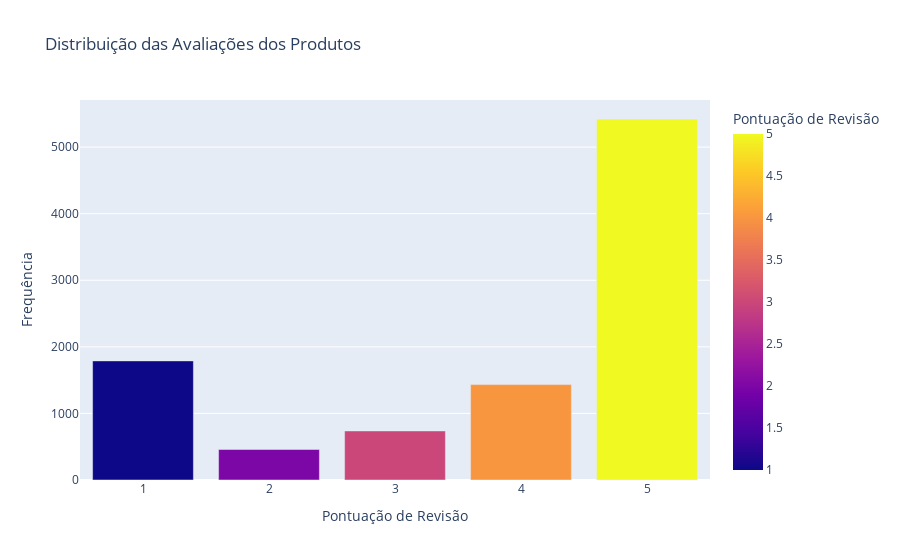
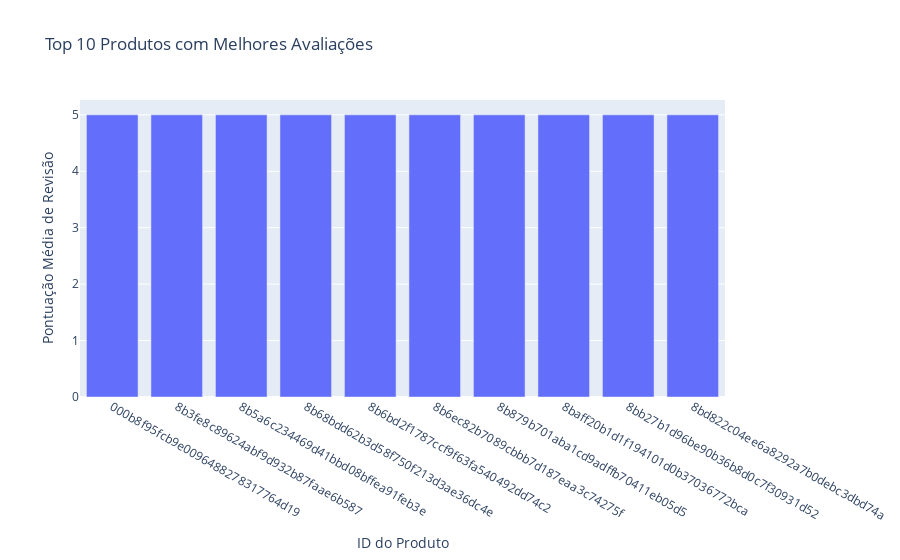
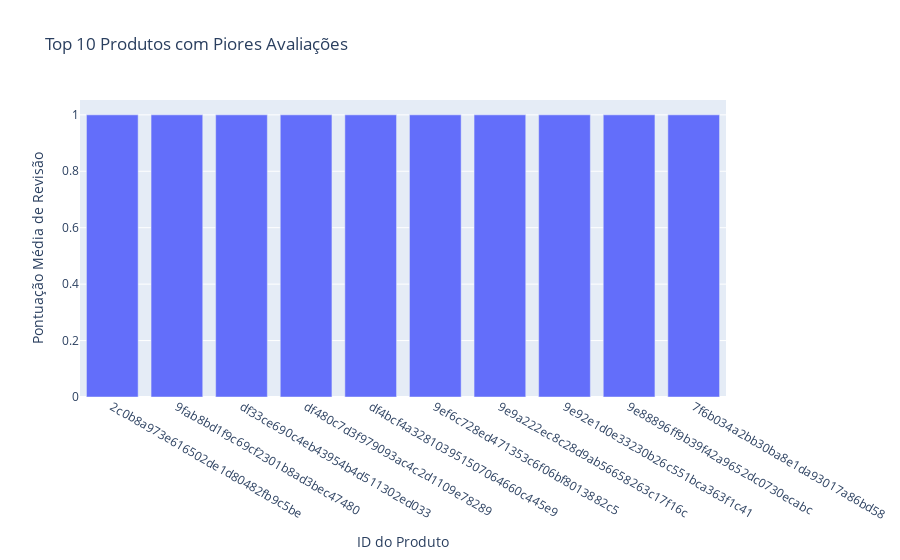
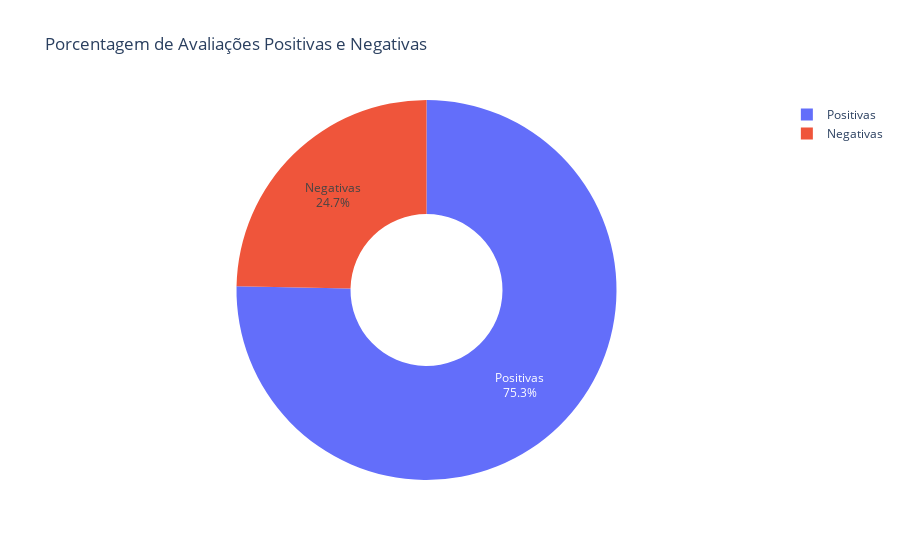

Notebook cell for these charts, in order:
### Code cell
import pandas as pd
import plotly.express as px
from tabulate import tabulate

# Carregar o conjunto de dados
df_reviews_dataset = pd.read_csv('assets/olist_order_reviews_dataset.csv', encoding='latin1')
df_reviews_dataset = df_reviews_dataset.dropna()

# Renomear colunas
df_reviews_dataset = df_reviews_dataset.rename(columns={
    'review_id': 'ID_de_revisao',
    'order_id': 'ID_pedido',
    'review_score': 'Pontuacao_de_revisao',
    'review_comment_title': 'Titulo_de_comentario',
    'review_comment_message': 'Comentario',
    'review_creation_date': 'Data_de_criacao',
    'review_answer_timestamp': 'Data_de_registro'
})

# Mostrar o dataset
display(df_reviews_dataset)

# Analisar a distribuição das avaliações dos produtos
distribution = df_reviews_dataset['Pontuacao_de_revisao'].value_counts().sort_index()

print("Distribuição das Avaliações dos Produtos:")
display(distribution)

import pandas as pd
import plotly.express as px

# Definindo as cores para cada pontuação de revisão
cores = {
    1: 'red', 
    2: 'orange', 
    3: 'yellow', 
    4: 'green',  
    5: 'blue'    
}

# Criando uma nova coluna 'Cor' com base na pontuação de revisão
df_reviews_dataset['Cor'] = df_reviews_dataset['Pontuacao_de_revisao'].map(cores)

# Agrupando os dados pela pontuação de revisão e contando a frequência
distribution = df_reviews_dataset.groupby('Pontuacao_de_revisao').size().reset_index(name='Frequência')

# Plotar a distribuição das avaliações com cores específicas
fig = px.bar(distribution, x='Pontuacao_de_revisao', y='Frequência', color='Pontuacao_de_revisao',
             labels={'Pontuacao_de_revisao': 'Pontuação de Revisão', 'Frequência': 'Frequência'},
             title='Distribuição das Avaliações dos Produtos',
             color_discrete_map=cores)  # Mapeando as cores diretamente no Plotly Express
fig.show()


# Carregar o conjunto de dados de pedidos para ligar com produtos
df_order_items = pd.read_csv('assets/olist_order_items_dataset.csv', encoding='latin1')

# Renomear colunas no conjunto de dados de itens de pedidos
df_order_items = df_order_items.rename(columns={
    'order_id': 'ID_pedido',
    'product_id': 'ID_produto',
    'order_item_id': 'ID_item_pedido',
    'shipping_limit_date': 'Data_limite_envio',
    'price': 'Preco',
    'freight_value': 'Valor_frete'
})

# Combinar os datasets de revisões e itens de pedidos
df_combined = pd.merge(df_reviews_dataset, df_order_items, on='ID_pedido')

# Calcular a média das pontuações das revisões por produto
avg_reviews_by_product = df_combined.groupby('ID_produto')['Pontuacao_de_revisao'].mean().sort_values(ascending=False)

print("\nProdutos com Melhores Avaliações:\n")
display(avg_reviews_by_product.head(10))

# Plotar as melhores avaliações
fig = px.bar(x=avg_reviews_by_product.head(10).index, y=avg_reviews_by_product.head(10).values,
             labels={'x': 'ID do Produto', 'y': 'Pontuação Média de Revisão'},
             title='Top 10 Produtos com Melhores Avaliações')
fig.show()

print("\nProdutos com Piores Avaliações:\n")
display(avg_reviews_by_product.tail(10))
print("\n")

# Plotar as piores avaliações
fig = px.bar(x=avg_reviews_by_product.tail(10).index, y=avg_reviews_by_product.tail(10).values,
             labels={'x': 'ID do Produto', 'y': 'Pontuação Média de Revisão'},
             title='Top 10 Produtos com Piores Avaliações')
fig.show()
# Calcular o total de avaliações
total_geral = df_reviews_dataset.shape[0]

# Calcular o total de avaliações positivas (pontuação 4 ou 5)
total_positivas = df_reviews_dataset[df_reviews_dataset['Pontuacao_de_revisao'] >= 4].shape[0]

# Calcular o total de avaliações negativas (pontuação 1 ou 2)
total_negativas = df_reviews_dataset[df_reviews_dataset['Pontuacao_de_revisao'] <= 2].shape[0]

# Calcular as porcentagens de avaliações positivas e negativas em relação ao total de avaliações
porcentagem_positivas = (total_positivas / total_geral) * 100
porcentagem_negativas = (total_negativas / total_geral) * 100

# Criar um DataFrame para os dados do gráfico de pizza
dados_grafico = pd.DataFrame({
    'Tipo de Avaliação': ['Positivas', 'Negativas'],
    'Porcentagem': [porcentagem_positivas, porcentagem_negativas]
})

# Plotar o gráfico de pizza
fig = px.pie(dados_grafico, values='Porcentagem', names='Tipo de Avaliação',
             title='Porcentagem de Avaliações Positivas e Negativas')
fig.update_traces(textinfo='percent+label', hole=0.4)  # Adiciona rótulos de porcentagem e define a espessura do gráfico
fig.show()

# Exibir o total de avaliações
print(f"Total de Avaliações: {total_geral}")

### Figure 1 — Plotly figure (JSON) as saved in the notebook; plotly's stock layout.template omitted (floating-point values rounded to 4 significant figures)
{"data": [{"alignmentgroup": "True", "hovertemplate": "Pontuação de Revisão=%{marker.color}<br>Frequência=%{y}<extra></extra>", "legendgroup": "", "marker": {"color": [1, 2, 3, 4, 5], "coloraxis": "coloraxis", "pattern": {"shape": ""}}, "name": "", "offsetgroup": "", "orientation": "v", "showlegend": false, "textposition": "auto", "type": "bar", "x": [1, 2, 3, 4, 5], "xaxis": "x", "y": [1789, 458, 737, 1433, 5422], "yaxis": "y"}], "layout": {"barmode": "relative", "coloraxis": {"colorbar": {"title": {"text": "Pontuação de Revisão"}}, "colorscale": [[0, "#0d0887"], [0.1111, "#46039f"], [0.2222, "#7201a8"], [0.3333, "#9c179e"], [0.4444, "#bd3786"], [0.5556, "#d8576b"], [0.6667, "#ed7953"], [0.7778, "#fb9f3a"], [0.8889, "#fdca26"], [1, "#f0f921"]]}, "legend": {"tracegroupgap": 0}, "title": {"text": "Distribuição das Avaliações dos Produtos"}, "xaxis": {"anchor": "y", "domain": [0, 1], "title": {"text": "Pontuação de Revisão"}}, "yaxis": {"anchor": "x", "domain": [0, 1], "title": {"text": "Frequência"}}}}

### Figure 2 — Plotly figure (JSON) as saved in the notebook; plotly's stock layout.template omitted (floating-point values rounded to 4 significant figures)
{"data": [{"alignmentgroup": "True", "hovertemplate": "ID do Produto=%{x}<br>Pontuação Média de Revisão=%{y}<extra></extra>", "legendgroup": "", "marker": {"color": "#636efa", "pattern": {"shape": ""}}, "name": "", "offsetgroup": "", "orientation": "v", "showlegend": false, "textposition": "auto", "type": "bar", "x": ["000b8f95fcb9e0096488278317764d19", "8b3fe8c89624abf9d932b87faae6b587", "8b5a6c234469d41bbd08bffea91feb3e", "8b68bdd62b3d58f750f213d3ae36dc4e", "8b6bd2f1787ccf9f63fa540492dd74c2", "8b6ec82b7089cbbb7d187eaa3c74275f", "8b879b701aba1cd9adffb70411eb05d5", "8baff20b1d1f194101d0b37036772bca", "8bb27b1d96be90b36b8d0c7f30931d52", "8bd822c04ee6a8292a7b0debc3dbd74a"], "xaxis": "x", "y": [5, 5, 5, 5, 5, 5, 5, 5, 5, 5], "yaxis": "y"}], "layout": {"barmode": "relative", "legend": {"tracegroupgap": 0}, "title": {"text": "Top 10 Produtos com Melhores Avaliações"}, "xaxis": {"anchor": "y", "domain": [0, 1], "title": {"text": "ID do Produto"}}, "yaxis": {"anchor": "x", "domain": [0, 1], "title": {"text": "Pontuação Média de Revisão"}}}}

### Figure 3 — Plotly figure (JSON) as saved in the notebook; plotly's stock layout.template omitted (floating-point values rounded to 4 significant figures)
{"data": [{"alignmentgroup": "True", "hovertemplate": "ID do Produto=%{x}<br>Pontuação Média de Revisão=%{y}<extra></extra>", "legendgroup": "", "marker": {"color": "#636efa", "pattern": {"shape": ""}}, "name": "", "offsetgroup": "", "orientation": "v", "showlegend": false, "textposition": "auto", "type": "bar", "x": ["2c0b8a973e616502de1d80482fb9c5be", "9fab8bd1f9c69cf2301b8ad3bec47480", "df33ce690c4eb43954b4d511302ed033", "df480c7d3f979093ac4c2d1109e78289", "df4bcf4a328103951507064660c445e9", "9ef6c728ed471353c6f06bf8013882c5", "9e9a222ec8c28d9ab56658263c17f16c", "9e92e1d0e33230b26c551bca363f1c41", "9e88896ff9b39f42a9652dc0730ecabc", "7f6b034a2bb30ba8e1da93017a86bd58"], "xaxis": "x", "y": [1, 1, 1, 1, 1, 1, 1, 1, 1, 1], "yaxis": "y"}], "layout": {"barmode": "relative", "legend": {"tracegroupgap": 0}, "title": {"text": "Top 10 Produtos com Piores Avaliações"}, "xaxis": {"anchor": "y", "domain": [0, 1], "title": {"text": "ID do Produto"}}, "yaxis": {"anchor": "x", "domain": [0, 1], "title": {"text": "Pontuação Média de Revisão"}}}}

### Figure 4 — Plotly figure (JSON) as saved in the notebook; plotly's stock layout.template omitted (floating-point values rounded to 4 significant figures)
{"data": [{"domain": {"x": [0, 1], "y": [0, 1]}, "hole": 0.4, "hovertemplate": "Tipo de Avaliação=%{label}<br>Porcentagem=%{value}<extra></extra>", "labels": ["Positivas", "Negativas"], "legendgroup": "", "name": "", "showlegend": true, "textinfo": "percent+label", "type": "pie", "values": [69.67, 22.84]}], "layout": {"legend": {"tracegroupgap": 0}, "title": {"text": "Porcentagem de Avaliações Positivas e Negativas"}}}
